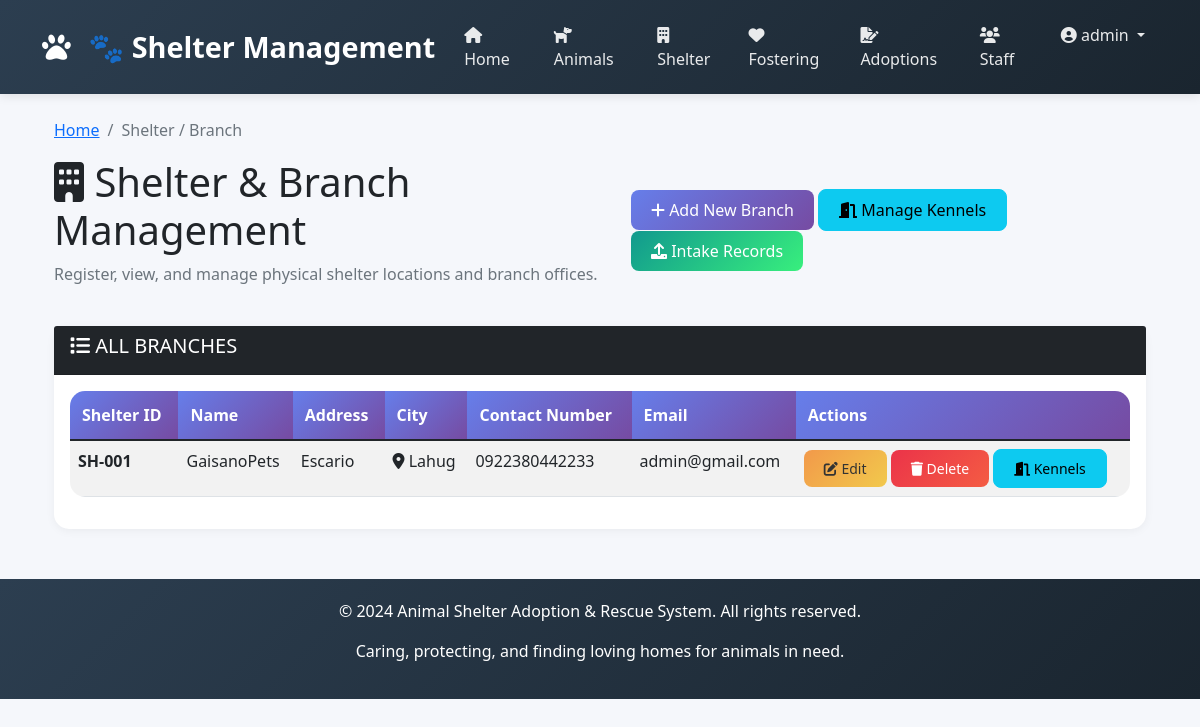
Screenshot of /shelter/ (signed in) with the database file from the repository.
### apps/accounts/models.py (models this page shows, shortened)
class Staff(AbstractUser):
    ROLE_CHOICES = [
        ('Admin', 'Admin'),
        ('Manager', 'Manager'),
        ('Vet', 'Veterinarian'),
        ('Staff', 'Staff'),
        ('Volunteer', 'Volunteer'),
    ]
    staff_id = models.AutoField(primary_key=True)
    first_name = models.CharField(max_length=100)
    last_name = models.CharField(max_length=100)
    role = models.CharField(max_length=20, choices=ROLE_CHOICES, default='Staff')
    phone = models.CharField(max_length=20, blank=True, null=True)
    email = models.EmailField(unique=True)
    username = models.CharField(max_length=100, unique=True)
    status = models.BooleanField(default=True)
    date_joined = models.DateTimeField(default=timezone.now)
    last_login = models.DateTimeField(null=True, blank=True)
    USERNAME_FIELD = 'username'
    REQUIRED_FIELDS = ['email', 'first_name', 'last_name']
    class Meta:
        db_table = 'staff'

### apps/shelter/models.py (models this page shows, shortened)
class ShelterBranch(models.Model):
    shelter_id = models.AutoField(primary_key=True)
    name = models.CharField(max_length=200, unique=True)
    address = models.TextField()
    city = models.CharField(max_length=100)
    contact_number = models.CharField(max_length=20)
    email = models.EmailField(unique=True)
    class Meta:
        db_table = 'shelter_branches'

### apps/shelter/views.py (the view)
# urls.py: path('', views.shelter_list, name='shelter_list'),
@login_required
def shelter_list(request):
    shelters = ShelterBranch.objects.all().order_by('name')
    return render(request, 'shelter/shelter_list.html', {'shelters': shelters})

### templates/shelter/shelter_list.html (shortened to what this page needs)
{% extends 'base.html' %}
{% block content %}
<div class="container">
    <nav aria-label="breadcrumb">
        <ol class="breadcrumb">
            <li class="breadcrumb-item"><a href="{% url 'index' %}">Home</a></li>
            <li class="breadcrumb-item active">Shelter / Branch</li>
        </ol>
    </nav>
    <div class="d-flex justify-content-between align-items-center mb-4">
        <div>
            <h1><i class="fas fa-building"></i> Shelter & Branch Management</h1>
            <p class="text-muted">Register, view, and manage physical shelter locations and branch offices.</p>
        </div>
        <div>
            <a href="{% url 'shelter_add' %}" class="btn btn-primary">
                <i class="fas fa-plus"></i> Add New Branch
            </a>
            <a href="{% url 'kennel_list' %}" class="btn btn-info">
                <i class="fas fa-door-open"></i> Manage Kennels
            </a>
            <a href="{% url 'intake_list' %}" class="btn btn-success">
                <i class="fas fa-upload"></i> Intake Records
            </a>
        </div>
    </div>
    <div class="card">
        <div class="card-header bg-dark text-white">
            <h5><i class="fas fa-list"></i> ALL BRANCHES</h5>
        </div>
        <div class="card-body">
            <div class="table-responsive">
                <table class="table table-striped table-hover">
                    <thead class="table-dark">
                        <tr>
                            <th>Shelter ID</th>
                            <th>Name</th>
                            <th>Address</th>
                            <th>City</th>
                            <th>Contact Number</th>
                            <th>Email</th>
                            <th>Actions</th>
                        </tr>
                    </thead>
                    <tbody>
                        {% for shelter in shelters %}
                        <tr>
                            <td><strong>SH-{{ shelter.shelter_id|stringformat:"03d" }}</strong></td>
                            <td>{{ shelter.name }}</td>
                            <td>{{ shelter.address|truncatechars:50 }}</td>
                            <td><i class="fas fa-map-marker-alt"></i> {{ shelter.city }}</td>
                            <td>{{ shelter.contact_number }}</td>
                            <td>{{ shelter.email }}</td>
                            <td>
                                <a href="{% url 'shelter_edit' shelter.shelter_id %}" class="btn btn-sm btn-warning">
                                    <i class="fas fa-edit"></i> Edit
                                </a>
                                <a href="{% url 'shelter_delete' shelter.shelter_id %}" class="btn btn-sm btn-danger" onclick="return confirm('Delete this branch?')">
                                    <i class="fas fa-trash"></i> Delete
                                </a>
                                <a href="{% url 'kennel_list' %}?shelter={{ shelter.shelter_id }}" class="btn btn-sm btn-info">
                                    <i class="fas fa-door-open"></i> Kennels
                                </a>
                            </td>
                        </tr>
                        {% endfor %}
                    </tbody>
                </table>
            </div>
        </div>
    </div>
</div>
{% endblock %}

### templates/base.html (shortened to what this page needs)
<!DOCTYPE html>
<html lang="en">
<head>
    <link href="https://cdn.jsdelivr.net/npm/bootstrap@5.1.3/dist/css/bootstrap.min.css" rel="stylesheet">
    <link rel="stylesheet" href="https://cdnjs.cloudflare.com/ajax/libs/font-awesome/6.0.0/css/all.min.css">
</head>
<body>
    <nav class="navbar navbar-expand-lg navbar-dark">
        <div class="container">
            <a class="navbar-brand" href="{% url 'index' %}">
                <i class="fas fa-paw"></i> 🐾 Shelter Management
            </a>
            <div class="collapse navbar-collapse" id="navbarNav">
                <ul class="navbar-nav ms-auto">
                    <li class="nav-item">
                        <a class="nav-link" href="{% url 'index' %}">
                            <i class="fas fa-home"></i> Home
                        </a>
                    </li>
                    <li class="nav-item">
                        <a class="nav-link" href="{% url 'pet_list' %}">
                            <i class="fas fa-dog"></i> Animals
                        </a>
                    </li>
                    <li class="nav-item">
                        <a class="nav-link" href="{% url 'shelter_list' %}">
                            <i class="fas fa-building"></i> Shelter
                        </a>
                    </li>
                    <li class="nav-item">
                        <a class="nav-link" href="{% url 'foster_list' %}">
                            <i class="fas fa-heart"></i> Fostering
                        </a>
                    </li>
                    <li class="nav-item">
                        <a class="nav-link" href="{% url 'adoption_list' %}">
                            <i class="fas fa-file-signature"></i> Adoptions
                        </a>
                    </li>
                    <li class="nav-item">
                        <a class="nav-link" href="{% url 'staff_list' %}">
                            <i class="fas fa-users"></i> Staff
                        </a>
                    </li>
                    {% if user.is_authenticated %}
                        <li class="nav-item dropdown">
                            <a class="nav-link dropdown-toggle" href="#" id="userDropdown" role="button" data-bs-toggle="dropdown">
                                <i class="fas fa-user-circle"></i> {{ user.username }}
                            </a>
                        </li>
                    {% endif %}
                </ul>
            </div>
        </div>
    </nav>
    <div class="container mt-4">
        {% block content %}
        {% endblock %}
    </div>
    <footer>
        <div class="container">
            <p>&copy; 2024 Animal Shelter Adoption & Rescue System. All rights reserved.</p>
            <p>Caring, protecting, and finding loving homes for animals in need.</p>
        </div>
    </footer>
</body>
</html>

### templates/base.html (style rules this page uses)
* { margin: 0; padding: 0; box-sizing: border-box; }
body { font-family: 'Segoe UI', Tahoma, Geneva, Verdana, sans-serif; background-color: #f5f7fb; }
.navbar { background: linear-gradient(135deg, #2c3e50 0%, #1a252f 100%); box-shadow: 0 2px 10px rgba(0,0,0,0.1); padding: 15px 0; }
.navbar-brand { font-size: 1.8rem; font-weight: bold; color: #fff !important; }
.navbar-brand i { margin-right: 10px; }
.nav-link { color: rgba(255,255,255,0.9) !important; font-weight: 500; margin: 0 5px; transition: all 0.3s; }
.card { border: none; border-radius: 15px; box-shadow: 0 2px 10px rgba(0,0,0,0.05); transition: transform 0.3s, box-shadow 0.3s; }
.btn { border-radius: 8px; padding: 8px 20px; font-weight: 500; transition: all 0.3s; }
.btn-primary { background: linear-gradient(135deg, #667eea 0%, #764ba2 100%); border: none; }
.btn-success { background: linear-gradient(135deg, #11998e 0%, #38ef7d 100%); border: none; }
.btn-danger { background: linear-gradient(135deg, #eb3349 0%, #f45c43 100%); border: none; }
.btn-warning { background: linear-gradient(135deg, #f2994a 0%, #f2c94c 100%); border: none; color: #333; }
.table { background: white; border-radius: 15px; overflow: hidden; }
.table thead th { background: linear-gradient(135deg, #667eea 0%, #764ba2 100%); color: white; border: none; padding: 12px; }
footer { background: linear-gradient(135deg, #2c3e50 0%, #1a252f 100%); color: white; padding: 20px; text-align: center; margin-top: 50px; }

### rows the page displays
Staff: username "admin"
ShelterBranch: shelter_id "001", name "GaisanoPets", address "Escario", city "Lahug", contact_number "0922380442233", email "admin@gmail.com"
